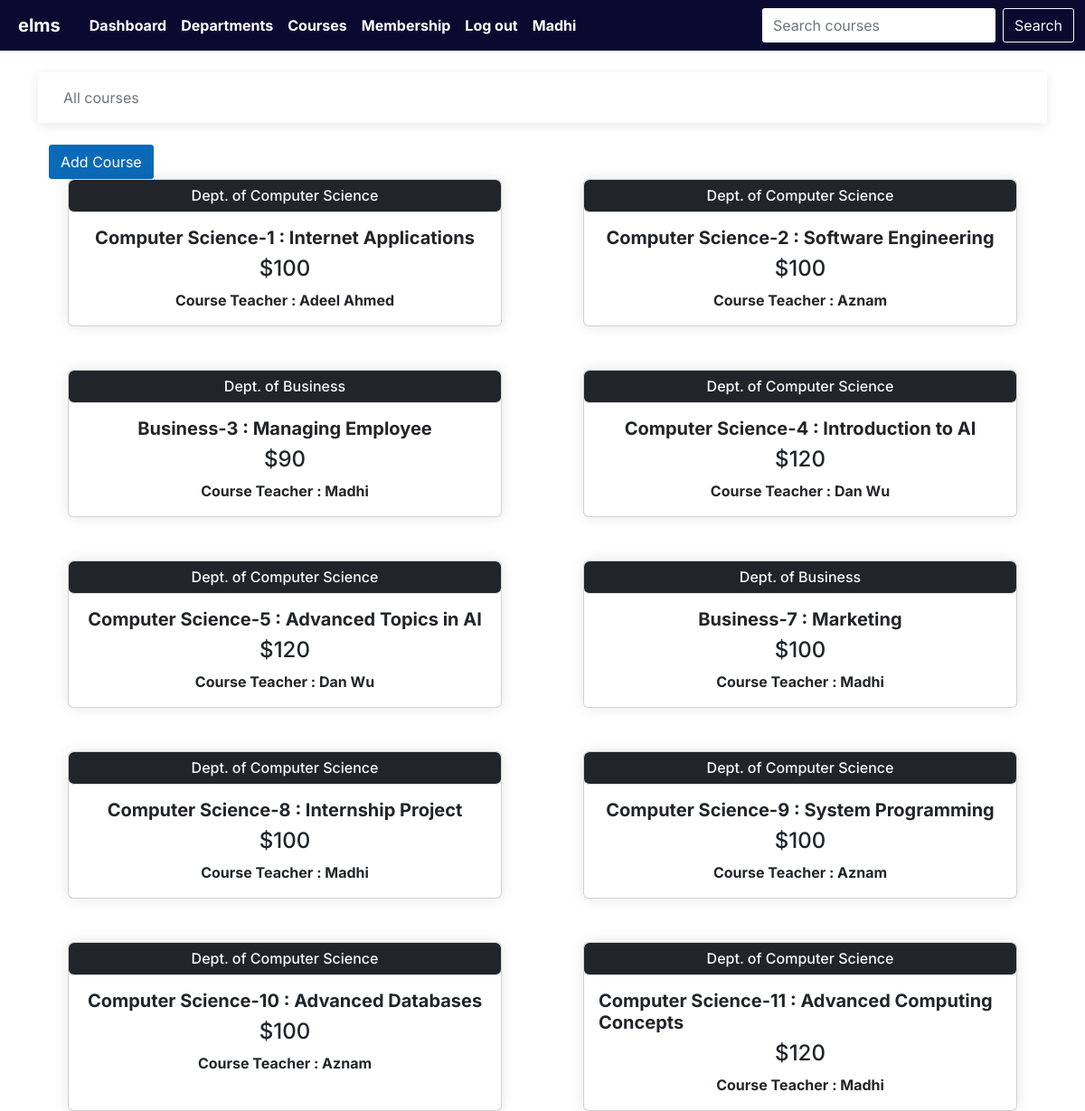
Screenshot of /courses/ (signed in) with the database file from the repository.
### main/models.py (models this page shows, shortened)
class Faculty(models.Model):
    faculty_id = models.IntegerField(primary_key=True)
    name = models.CharField(max_length=100, null=False)
    email = models.EmailField(max_length=100, null=True, blank=True)
    password = models.CharField(max_length=255, null=False)
    department = models.ForeignKey(
        'Department', on_delete=models.CASCADE, null=False, related_name='faculty')
    role = models.CharField(
        default="Faculty", max_length=100, null=False, blank=True)
    photo = models.ImageField(upload_to='profile_pics', blank=True,
                              null=False, default='profile_pics/default_faculty.png')
    class Meta:
        verbose_name_plural = 'Faculty'

class Course(models.Model):
    code = models.IntegerField(primary_key=True)
    name = models.CharField(max_length=255, null=False, unique=True)
    price = models.IntegerField(default=100)
    description = models.CharField(max_length=200, default='Course Description')
    MEMBERSHIP_CHOICES = (
        ('b', 'Bronze'),
        ('s', 'Silver'),
        ('g', 'Gold'),
    )
    membership_level = models.CharField(max_length=1, choices=MEMBERSHIP_CHOICES, blank=True)
    department = models.ForeignKey(
        Department, on_delete=models.CASCADE, null=False, related_name='courses')
    faculty = models.ForeignKey(
        Faculty, on_delete=models.SET_NULL, null=True, blank=True)
    studentKey = models.IntegerField(null=False, unique=True)
    facultyKey = models.IntegerField(null=False, unique=True)
    class Meta:
        unique_together = ('code', 'department', 'name')
        verbose_name_plural = "Courses"

class Department(models.Model):
    department_id = models.IntegerField(primary_key=True)
    name = models.CharField(max_length=100, null=False)
    description = models.TextField(null=True, blank=True)
    class Meta:
        verbose_name_plural = 'Departments'
    def __str__(self):
        return self.name

### main/views.py (the view)
# urls.py: path('courses/', views.courses, name='courses'),
def courses(request):
    if request.session.get('student_id') or request.session.get('faculty_id'):
        courses = Course.objects.all()
        if request.session.get('student_id'):
            student = Student.objects.get(
                student_id=request.session['student_id'])
            if student.membership == 'g':
                courses = Course.objects.all()
            elif student.membership == 's':
                courses = Course.objects.filter(membership_level__in = ['b', 's'])
            else:
                courses = Course.objects.filter(membership_level='b')
        else:
            student = None
        if request.session.get('faculty_id'):
            faculty = Faculty.objects.get(
                faculty_id=request.session['faculty_id'])
        else:
            faculty = None
        enrolled = student.course.all() if student else None
        accessed = Course.objects.filter(
            faculty_id=faculty.faculty_id) if faculty else None
        context = {
            'faculty': faculty,
            'courses': courses,
            'student': student,
            'enrolled': enrolled,
            'accessed': accessed
        }
        return render(request, 'main/all-courses.html', context)
    else:
        return redirect('std_login')

### main/templates/main/all-courses.html (shortened to what this page needs)
{% extends 'index.html' %}
{% block profile %}
{% if faculty  %} {% url 'profile' faculty.faculty_id %}
{% else %} {% url 'profile' student.student_id %}
{% endif %}
{% endblock %}
{% block user %}
{% if faculty %} {{faculty.name}}
{% else %} {{student.name}}
{% endif %}
{% endblock user %}
{% block courses %}
{% url 'myCourses' %}
{% endblock courses %}
{% block content %}
<div class="container">
   <div class="container shadow-sm">
   <nav aria-label="breadcrumb">
      <ol class="breadcrumb p-3">
         <li class="breadcrumb-item active animate__animated animate__backInRight" aria-current="page">All courses</li>
      </ol>
   </nav>
</div>
    {% if faculty %}
   <div class="container mt-4">
      <a href="{% url 'add_course' %}" class="btn btn-primary">Add Course</a>
   </div>
   {% endif %}
   <div class="row gy-5">
      {% if courses %}
      {% for course in courses%}
      <div class="col-sm-6 d-flex align-items-stretch justify-content-center animate__animated animate__zoomIn">
         <div class="card shadow" style="width: 30rem !important;">
            <div class="class-header text-center text-light border-bottom bg-dark rounded">
               <h6 class="my-2"> Dept. of {{course.department}}</h6>
            </div>
            <div class="card-body d-flex flex-column align-items-center">
               <h5 class="card-title fw-bold">{{course.department}}-{{course.code}} : {{course.name}}</h5>
                <h4>${{ course.price }}</h4>
               {% if course.faculty %}
               <p class="card-text fw-bold">Course Teacher : {{ course.faculty.name}}</p>
               {% else %}
               <p> Teacher not assigned</p>
               {% endif %}
            </div>
         </div>
      </div>
      {% endfor %}
   </div>
   {% else %}
   <div class="text-center h4 text-secondary">No courses to show</div>
   {% endif %}
</div>
{% endblock  %}

### static/styles/style.css (style rules this page uses)
* { font-family: "Inter", sans-serif; box-sizing: border-box; }
body { margin: 0; padding: 0; }
html { scroll-behavior: smooth; }
.btn { border-radius: 3px !important; }
.btn-primary { background-color: #0b6ab8 !important; border-color: #0b6ab8 !important; }
a { text-decoration: none !important; }
.container { margin-top: 1.5rem; }
.shadow { box-shadow: rgba(17, 17, 26, 0.1) 0px 0px 16px !important; }
.shadow-sm { box-shadow: rgba(0, 0, 0, 0.09) 0px 3px 12px !important; }

### rows the page displays
Faculty: name "Madhi"
Course: department "Computer Science", code "1", name "Internet Applications", price "100", faculty.name "Adeel Ahmed"
Course: department "Computer Science", code "2", name "Software Engineering", price "100", faculty.name "Aznam"
Course: department "Business", code "3", name "Managing Employee", price "90", faculty.name "Madhi"
Course: department "Computer Science", code "4", name "Introduction to AI", price "120", faculty.name "Dan Wu"
Course: department "Computer Science", code "5", name "Advanced Topics in AI", price "120", faculty.name "Dan Wu"
Course: department "Business", code "7", name "Marketing", price "100", faculty.name "Madhi"
Course: department "Computer Science", code "8", name "Internship Project", price "100", faculty.name "Madhi"
Course: department "Computer Science", code "9", name "System Programming", price "100", faculty.name "Aznam"
Course: department "Computer Science", code "10", name "Advanced Databases", price "100", faculty.name "Aznam"
Course: department "Computer Science", code "11", name "Advanced Computing Concepts", price "120", faculty.name "Madhi"
